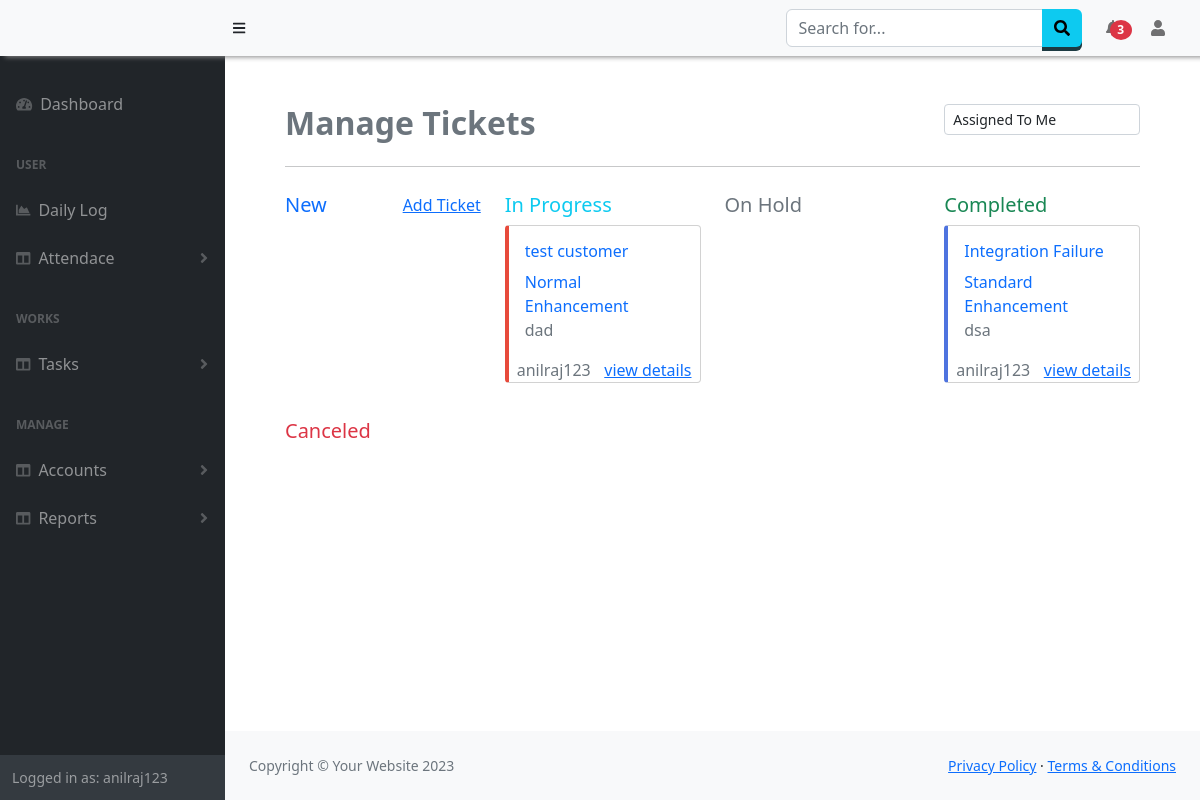
Page /Issue/ (signed in) on the committed database.
### Issue/models.py (models this page shows, shortened)
class Ticket(models.Model):
    ticket_name= models.CharField(max_length=30)
    ticket_type= models.CharField(max_length=30)
    short_desc= models.CharField(max_length=130,null=True)
    open_date= models.DateField(auto_now=True)
    affected_user= models.ForeignKey(employee,null=True,on_delete=models.SET_NULL)
    priority= models.CharField(max_length=30)
    state= models.CharField(max_length=30,default="New",null=True)
    last_updated= models.DateTimeField(auto_now=True)
    assigned_grp= models.CharField(max_length=30,null=True)
    assigned_to= models.ForeignKey(User,on_delete=models.SET_NULL,null=True)
    email= models.EmailField(max_length=100,null=True)
    comments= models.CharField(max_length=120,null=True)

### Issue/views.py (the view)
# urls.py: path('', views.index, name="allcustomers"),
def index(request):
    allusers =User.objects.all().values('id','username')
    ticket = Ticket.objects.all()
    mytickets = Ticket.objects.filter(assigned_to= request.user)
    customer = employee.objects.all().values()
    dic = {
        'ticket':ticket,
        'users':list(allusers),
        'customer':list(customer),
        'mytickets':mytickets
        }
    return render(request, 'Issues/allIssues.html', dic)

### Issue/templates/Issues/allIssues.html (shortened to what this page needs)
{% extends "base.html" %}
{% block script %}
<link href="/static/css/drag-n-drop.css" rel="stylesheet" />
{% endblock %}
{% block content %}
<div class="container">
    <div class="table-wrapper">
        <div class="table-title">
            <div class="row d-flex justify-content-between">
                <div class="col-sm-4 col-md-6 col-xs-8 col-12 text-secondary">
                    <h2><b>Manage Tickets</b></h2>
                </div>
                <div class="col-sm-3 col-12">
                    <select id="sview" class="form-control form-control-sm">
                        <option value="assignedcard">Assigned To Me</option>
                    </select>
                </div>
            </div>
        </div><hr>
        <div id="myAssignedView" class="mt-2 mb-3">
            <div class="row">
                <div class="column column-todo col-12 col-md-3 col-sm-6" id="new" ondrop="drop(event)" ondragover="allowDrop(event)" >
                    <div class="d-flex justify-content-between">
                        <div ><h5 class="text-primary">New</h5></div>
                        <div ><a href="#" data-bs-toggle="modal" data-bs-target="#ticketModal"><span>Add Ticket</span></a></div>
                    </div>
                </div>
                <div class="column column-todo col-12 col-md-3 col-sm-6" id="inprogress" ondrop="drop(event)" ondragover="allowDrop(event)">
                    <div class="d-flex justify-content-between">
                        <div ><h5 class="text-info">In Progress</h5></div>
                    </div>
                    {%for i in mytickets %}
                    {% if i.state == 'InProgress' %}
                    <div draggable="true" ondragstart="drag(event)" data-id="{{i.id}}" class="card  mb-3 rounded-1" style="border-left: 0.25rem solid{% if i.priority == 'high' %}#e74a3b{% elif i.priority == 'medium' %}#36b9cc{% elif i.priority == 'low' %}#4e73df {% endif %};">
                        <div class="card-body text-primary">
                        <h6 class="card-title">{{i.ticket_name}}</h6>
                        <span class="fw-light">{{i.ticket_type}}</span>
                        <p class="card-text text-secondary mt-0"> {{i.short_desc}}</p>
                        </div>
                        <div class="d-flex justify-content-between">
                            <div ><span class="ms-2 text-secondary">{{i.assigned_to}}</span></div>
                            <div ><span class="me-2"><a href="{% url 'issueDetails' issueid=i.id %}">view details</a></span></div>
                        </div>
                    </div>
                    {% endif %}
                    {% endfor %}
                </div>
                <div class="column column-todo col-12 col-md-3 col-sm-6" id="hold" ondrop="drop(event)" ondragover="allowDrop(event)">
                    <div class="d-flex justify-content-between">
                        <div ><h5 class="text-secondary">On Hold</h5></div>
                    </div>
                </div>
                <div class="column column-todo col-12 col-md-3 col-sm-6" id="complete" ondrop="drop(event)" ondragover="allowDrop(event)">
                    <div class="d-flex justify-content-between">
                        <div ><h5 class="text-success">Completed</h5></div>
                    </div>
                    {%for i in mytickets %}
                    {% if i.state == 'Completed' %}
                    <div draggable="true" ondragstart="drag(event)" data-id="{{i.id}}" class="card  mb-3 rounded-1" style="border-left: 0.25rem solid{% if i.priority == 'high' %}#e74a3b{% elif i.priority == 'medium' %}#36b9cc{% elif i.priority == 'low' %}#4e73df {% endif %};">
                        <div class="card-body text-primary">
                        <h6 class="card-title">{{i.ticket_name}}</h6>
                        <span class="fw-light">{{i.ticket_type}}</span>
                        <p class="card-text text-secondary mt-0"> {{i.short_desc}}</p>
                        </div>
                        <div class="d-flex justify-content-between">
                            <div ><span class="ms-2 text-secondary">{{i.assigned_to}}</span></div>
                            <div ><span class="me-2"><a href="{% url 'issueDetails' issueid=i.id %}">view details</a></span></div>
                        </div>
                    </div>
                    {% endif %}
                    {% endfor %}
                </div>
                <div class="column column-todo col-12 col-md-3 col-sm-6" id="canceled" ondrop="drop(event)" ondragover="allowDrop(event)">
                    <div class="d-flex justify-content-between">
                        <div ><h5 class="text-danger">Canceled</h5></div>
                    </div>
                </div>
            </div>
        </div>
    </div>
</div>
{% endblock %}

### templates/base.html (shortened to what this page needs)
<!DOCTYPE html>
<html lang="en">
    <head>
        <link href="https://cdn.jsdelivr.net/npm/simple-datatables@7.1.2/dist/style.min.css" rel="stylesheet" />
        <link href="/static/css/styles.css" rel="stylesheet" />
        <link href="/static/css/customSB.css" rel="stylesheet" />
        {% block script %}
        {% endblock %}
    </head>
    <body class="sb-nav-fixed" >
        <nav class="sb-topnav navbar navbar-expand-sm navbar-light bg-light fixed-top" style=" box-shadow: 5px 1px 5px #888888;">
            <a class="navbar-brand ps-3 bg-light" href="{% url 'home' %}">{{request.session.company}}</a>
            <button class="btn btn-link btn-sm order-2 order-lg-0 me-4 me-lg-0" id="sidebarToggle" href="#!"><i class="fas fa-bars"></i></button>
            <form class="d-none d-md-inline-block form-inline ms-auto me-0 me-md-3 my-2 my-md-0">
                <div class="input-group">
                    <input class="form-control" type="text" placeholder="Search for..." aria-label="Search for..." aria-describedby="btnNavbarSearch" />
                    <button class="btn btn-info" id="btnNavbarSearch" type="button"><i class="fas fa-search"></i></button>
                </div>
            </form>
            <ul class="navbar-nav ms-auto ms-md-0 ">
                <li class="nav-item dropdown">
                    <a class="nav-link dropdown-toggle" id="navbarDropdown" href="#" role="button" data-bs-toggle="dropdown" aria-expanded="false"> <span class="badge badge-sm badge-danger badge-counter bg-danger rounded-circle " style="margin-left:-10px;">3</span></a>
                </li>
            </ul>
            <ul class="navbar-nav  ms-md-0 me-3 me-lg-4">
                <li class="nav-item dropdown">
                    <a class="nav-link dropdown-toggle" id="navbarDropdown" href="#" role="button" data-bs-toggle="dropdown" aria-expanded="false"><i class="fas fa-user fa-fw"></i></a>
                </li>
            </ul>
        </nav>
        <div id="layoutSidenav">
            <div id="layoutSidenav_nav">
                <nav class="sb-sidenav accordion sb-sidenav-dark" id="sidenavAccordion" >
                    <div class="sb-sidenav-menu" >
                        <div class="nav">
                            <a class="nav-link mt-4" href="{% url 'home' %}">
                                <div class="sb-nav-link-icon"><i class="fas fa-tachometer-alt"></i></div>
                                Dashboard
                            </a>
                            <div class="sb-sidenav-menu-heading">User</div>
                            <a class="nav-link" href="{% url 'dailylog' %}">
                                <div class="sb-nav-link-icon"><i class="fas fa-chart-area"></i></div>
                                Daily Log
                            </a>
                            <a class="nav-link collapsed" href="#" data-bs-toggle="collapse" data-bs-target="#collapseAttendance" aria-expanded="false" aria-controls="collapseLayouts">
                                <div class="sb-nav-link-icon"><i class="fas fa-columns"></i></div>
                                Attendace
                                <div class="sb-sidenav-collapse-arrow"><i class="fas fa-angle-down"></i></div>
                            </a>
                            <div class="sb-sidenav-menu-heading">Works</div>
                            <a class="nav-link collapsed" href="#" data-bs-toggle="collapse" data-bs-target="#collapseLayouts" aria-expanded="false" aria-controls="collapseLayouts">
                                <div class="sb-nav-link-icon"><i class="fas fa-columns"></i></div>
                                Tasks
                                <div class="sb-sidenav-collapse-arrow"><i class="fas fa-angle-down"></i></div>
                            </a>
                            <div class="sb-sidenav-menu-heading">Manage</div>
                            <a class="nav-link collapsed" href="#" data-bs-toggle="collapse" data-bs-target="#collapseDetails" aria-expanded="false" aria-controls="collapseLayouts">
                                <div class="sb-nav-link-icon"><i class="fas fa-columns"></i></div>
                                Accounts
                                <div class="sb-sidenav-collapse-arrow"><i class="fas fa-angle-down"></i></div>
                            </a>
                            <a class="nav-link collapsed" href="#" data-bs-toggle="collapse" data-bs-target="#collapseReports" aria-expanded="false" aria-controls="collapseLayouts">
                                <div class="sb-nav-link-icon"><i class="fas fa-columns"></i></div>
                                Reports
                                <div class="sb-sidenav-collapse-arrow"><i class="fas fa-angle-down"></i></div>
                            </a>
                        </div>
                    </div>
                    <div class="sb-sidenav-footer">
                        <div class="small">Logged in as: {{ user.username}}</div>
                    </div>
                </nav>
            </div>
            <div id="layoutSidenav_content">
                <main class="p-5" >
                    {% block content %}
                {% endblock %}
                </main>
                <footer class="py-4 bg-light mt-auto">
                    <div class="container-fluid px-4">
                        <div class="d-flex align-items-center justify-content-between small">
                            <div class="text-muted">Copyright &copy; Your Website 2023</div>
                            <div>
                                <a href="#">Privacy Policy</a>
                                &middot;
                                <a href="#">Terms &amp; Conditions</a>
                            </div>
                        </div>
                    </div>
                </footer>
            </div>
        </div>
        <link href="https://cdnjs.cloudflare.com/ajax/libs/twitter-bootstrap/5.2.0/css/bootstrap.min.css" rel="stylesheet" type="text/css">
        <link href="https://cdn.datatables.net/1.13.1/css/dataTables.bootstrap5.min.css" rel="stylesheet" type="text/css">
    </body>
</html>

### static/css/drag-n-drop.css (style rules this page uses)
.card { margin-bottom: 10px; border-radius: 3px; cursor: pointer; cursor: grab; transition: all 0.3s cubic-bezier(0.4, 0.0, 0.2, 1); }
.column { padding: 10px; transition: all 0.3s cubic-bezier(0.4, 0.0, 0.2, 1); }
.card:last-child { margin-bottom: 0; }

### templates/base.html (style rules this page uses)
.dropdown-toggle:after { display: none !important; }
.navbar,.sb-sidenav { background-color:DodgerBlue important; }
.btn { outline: none; cursor: pointer; border: none !important; display: block; position: relative; font-size: 16px ; font-weight: 600 !important; color: #fff; text-transform: uppercase; letter-spacing: 1px; }
.btn-info { background-color: #5bc0de; box-shadow: 0 4px #1C3A42; }

### rows in the picture
Ticket: ticket_name "test customer", ticket_type "Normal Enhancement", short_desc "dad", assigned_to "anilraj123"
Ticket: ticket_name "Integration Failure", ticket_type "Standard Enhancement", short_desc "dsa", assigned_to "anilraj123"

### other values in the picture
{{ user.username }} "anilraj123"
